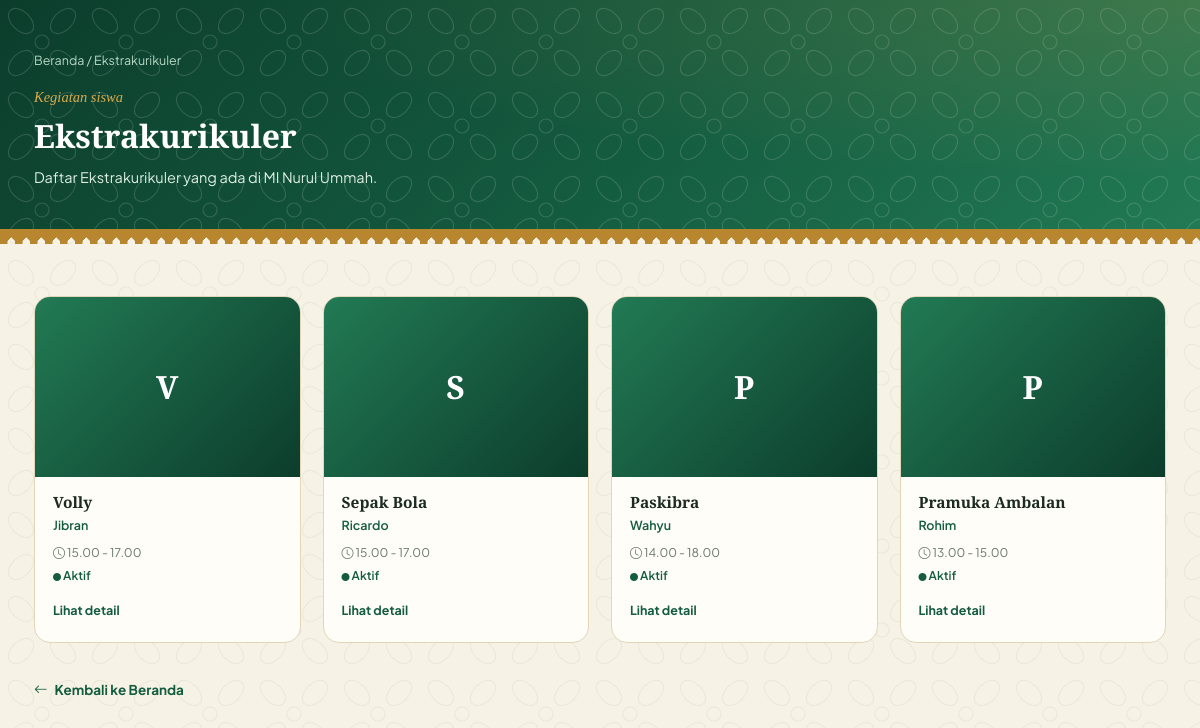
The app's page /index.php/ekstrakurikuler with its own data.
### tables this page shows
CREATE TABLE `ekstrakurikuler` (
  `id_ekstrakurikuler` int NOT NULL,
  `nama_ekstrakurikuler` varchar(100) NOT NULL,
  `pembina` varchar(100) DEFAULT NULL,
  `hari` varchar(20) DEFAULT NULL,
  `waktu` varchar(50) DEFAULT NULL,
  `tempat` varchar(100) DEFAULT NULL,
  `keterangan` text,
  `foto` varchar(255) DEFAULT NULL,
  `status` enum('Aktif','Tidak Aktif') DEFAULT 'Aktif',
  `created_at` timestamp NULL DEFAULT CURRENT_TIMESTAMP
);

### application/controllers/Ekstrakurikuler.php (called while the page is built, shortened)
<?php
class Ekstrakurikuler extends CI_Controller {
    public function __construct(){
        $this->load->database();
    }
    public function index()
    {
        $ekstrakurikuler = $this->db->get('ekstrakurikuler')->result();
        $data = [
            'judul' => 'Daftar ekstrakurikuler',
            'ekstrakurikuler'  => $ekstrakurikuler,
        ];
        $this->load->view('ekstrakurikuler', $data);
    }
}

### index.php (called while the page is built, shortened)
<?php
require_once BASEPATH.'core/CodeIgniter.php';

### application/views/ekstrakurikuler.php (the view, shortened to what this page needs)
<!DOCTYPE html>
<html lang="id">
<head>
<link rel="stylesheet" href="https://cdn.jsdelivr.net/npm/bootstrap-icons@1.11.3/font/bootstrap-icons.min.css">
</head>
<body>
<section class="page-hero">
  <div class="container">
    <div class="breadcrumb"><a href="<?= base_url() ?>">Beranda</a> / Ekstrakurikuler</div>
    <span class="kicker">Kegiatan siswa</span>
    <h1>Ekstrakurikuler</h1>
    <p>Daftar Ekstrakurikuler yang ada di MI Nurul Ummah.</p>
  </div>
</section>
<div class="tumpal"></div>
<section>
  <div class="container">
    <div class="guru-grid">
      <?php if (!empty($ekstrakurikuler)): ?>
        <?php foreach ($ekstrakurikuler as $ek): ?>
          <?php $isAktif = (strtolower(trim($ek->status ?? '')) === 'aktif'); ?>
          <a href="<?= base_url('ekstrakurikuler/detail/' . $ek->id_ekstrakurikuler) ?>" class="guru-card">
            <?php if (!empty($ek->foto) && file_exists('./upload/foto_ekstra/' . $ek->foto)): ?>
              <img class="thumb" src="<?= base_url('upload/foto_ekstra/' . $ek->foto) ?>" alt="<?= html_escape($ek->nama_ekstrakurikuler) ?>">
            <?php else: ?>
              <div class="thumb-placeholder"><?= html_escape(strtoupper(substr($ek->nama_ekstrakurikuler, 0, 1))) ?></div>
            <?php endif; ?>
            <div class="body">
              <h3><?= html_escape($ek->nama_ekstrakurikuler) ?></h3>
              <div class="jabatan"><?= html_escape($ek->pembina ?? '-') ?></div>
              <div class="meta">
                <?php if (!empty($ek->waktu)): ?><span><i class="bi bi-clock"></i> <?= html_escape($ek->waktu) ?></span><?php endif; ?>
                <?php if ($isAktif): ?>
                  <span class="status-badge status-buka"><i class="bi bi-circle-fill" style="font-size:8px;"></i> Aktif</span>
                <?php else: ?>
                  <span class="status-badge status-tutup"><i class="bi bi-circle-fill" style="font-size:8px;"></i> Tidak Aktif</span>
                <?php endif; ?>
              </div>
              <span class="detail-link">Lihat detail</span>
            </div>
          </a>
        <?php endforeach; ?>
      <?php else: ?>
        <p class="empty-state">Belum ada data ekstrakurikuler.</p>
      <?php endif; ?>
    </div>
    <a href="<?= base_url() ?>" class="back-link"><i class="bi bi-arrow-left"></i> Kembali ke Beranda</a>
  </div>
</section>
</body>
</html>

### application/views/ekstrakurikuler.php (style rules this page uses)
:root { --forest-deep:#0c3d2c; --forest:#145c40; --forest-mid:#227a54; --brass:#b8862f; --brass-light:#d9a94a; --clove:#7a4130; --ivory:#f6f2e5; --panel:#fffdf8; --ink:#1c2b22; --muted:#66756a; --line:#e2d6b8; --shadow:0 14px 34px rgba(12,61,44,.12); }
* { box-sizing:border-box;margin:0;padding:0; }
body { font-family:'Plus Jakarta Sans',ui-sans-serif,system-ui,sans-serif; color:var(--ink);background:var(--ivory);line-height:1.6;font-size:15.5px; }
h1,h2,h3 { font-family:'Spectral',Georgia,serif;color:var(--forest-deep);font-weight:600;line-height:1.2; }
a { text-decoration:none;color:inherit; }
.container { max-width:1180px;margin:0 auto;padding:0 24px; }
.page-hero { position:relative;overflow:hidden;padding:50px 0 40px; }
.breadcrumb { color:#b6d8c4;font-size:12.5px;margin-bottom:16px; }
.kicker { font-family:'Spectral',Georgia,serif;font-style:italic;font-weight:500;color:var(--brass-light);font-size:14.5px;display:block;margin-bottom:8px; }
.page-hero h1 { color:#fff;font-size:32px;margin-bottom:10px; }
.page-hero p { color:#dcefe0;font-size:14.5px;max-width:600px; }
.tumpal { height:15px;width:100%; background: linear-gradient(-45deg, transparent 7.5px, var(--brass) 7.5px) 0 0/15px 15px repeat-x, linear-gradient(45deg, transparent 7.5px, var(--brass) 7.5px) 0 0/15px 15px repeat-x; background-position:0 0, 7.5px 0; }
section { padding:52px 0 70px; }
.guru-grid { display:grid;grid-template-columns:repeat(4,1fr);gap:22px; }
.guru-card { background:var(--panel);border:1px solid var(--line);border-radius:16px;overflow:hidden;transition:.25s ease; }
.guru-card .thumb-placeholder { width:100%;height:180px;display:flex;align-items:center;justify-content:center; background:linear-gradient(135deg,var(--forest-mid),var(--forest-deep));color:#fff;font-size:32px;font-weight:700;font-family:'Spectral',serif; }
.guru-card .body { padding:16px 18px 20px; }
.guru-card h3 { font-size:15.5px;color:var(--ink);margin-bottom:4px; }
.guru-card .jabatan { font-size:12.5px;color:var(--forest);font-weight:600;margin-bottom:8px; }
.guru-card .meta { font-size:12px;color:var(--muted);display:flex;flex-direction:column;gap:3px;margin-bottom:12px; }
.status-badge { font-weight:600; }
.status-buka { color:var(--forest); }
.guru-card .detail-link { display:inline-flex;align-items:center;gap:5px;font-size:12.5px;font-weight:700;color:var(--forest);border-bottom:1px solid transparent; }
.back-link { display:inline-flex;align-items:center;gap:7px;font-size:13.5px;font-weight:700;color:var(--forest);margin-top:36px;transition:.2s; }

### records on screen
ekstrakurikuler: nama_ekstrakurikuler "V", nama_ekstrakurikuler "Volly", pembina "Jibran", waktu "15.00 - 17.00", status "Aktif" (drawn)
ekstrakurikuler: nama_ekstrakurikuler "S", nama_ekstrakurikuler "Sepak Bola", pembina "Ricardo", waktu "15.00 - 17.00", status "Aktif" (drawn)
ekstrakurikuler: nama_ekstrakurikuler "P", nama_ekstrakurikuler "Paskibra", pembina "Wahyu", waktu "14.00 - 18.00", status "Aktif" (drawn)
ekstrakurikuler: nama_ekstrakurikuler "P", nama_ekstrakurikuler "Pramuka Ambalan", pembina "Rohim", waktu "13.00 - 15.00", status "Aktif" (drawn)
